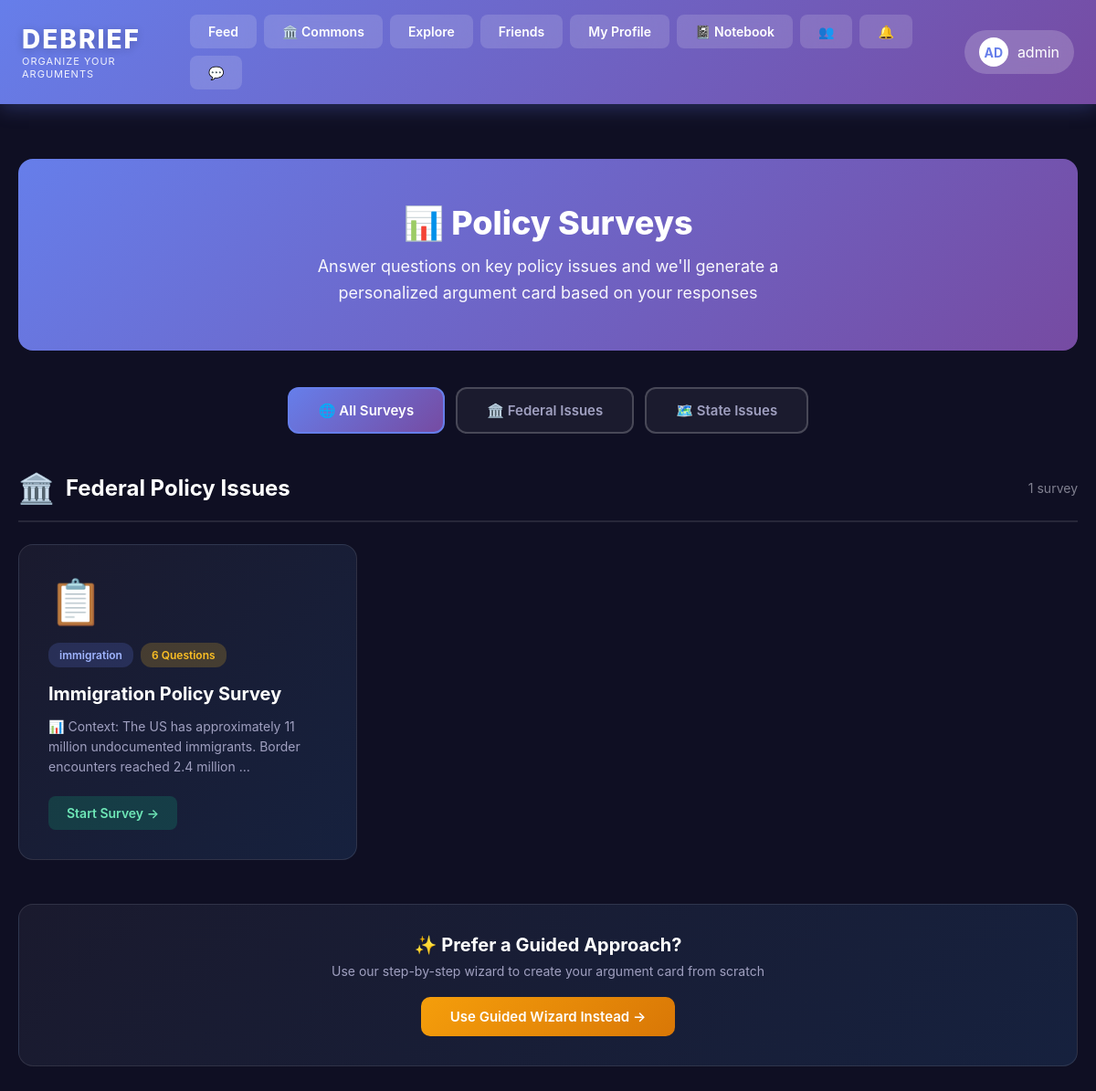
/surveys/ (signed in), run on the app's committed database.
### cards/models.py (models this page shows, shortened)
class TopicSurvey(models.Model):
    topic = models.CharField(max_length=100, choices=Card.TOPIC_CHOICES, unique=True)
    title = models.CharField(max_length=200)
    description = models.TextField(help_text='Context or stats about this topic')
    created_at = models.DateTimeField(auto_now_add=True)
    updated_at = models.DateTimeField(auto_now=True)
    is_active = models.BooleanField(default=True)

### cards/views.py (the view)
# urls.py: path('surveys/', views.survey_list, name='survey_list'),
@login_required
def survey_list(request):
    scope_filter = request.GET.get('scope', '')
    surveys = TopicSurvey.objects.filter(is_active=True).prefetch_related('questions')
    federal_topics = ['immigration', 'foreign_policy', 'defense', 'healthcare', 'tax_policy',
                      'social_security', 'gun_control', 'trade', 'climate_change']
    state_topics = ['education', 'criminal_justice', 'drug_policy', 'voting_rights',
                    'housing', 'transportation', 'abortion']
    if scope_filter == 'federal':
        surveys = surveys.filter(topic__in=federal_topics)
    elif scope_filter == 'state':
        surveys = surveys.filter(topic__in=state_topics)
    federal_surveys = surveys.filter(topic__in=federal_topics)
    state_surveys = surveys.filter(topic__in=state_topics)
    context = {
        'surveys': surveys,
        'federal_surveys': federal_surveys,
        'state_surveys': state_surveys,
        'scope_filter': scope_filter,
    }
    return render(request, 'cards/survey_list.html', context)

### cards/templates/cards/survey_list.html (shortened to what this page needs)
{% extends 'cards/base.html' %}
{% block content %}
<div class="surveys-container">
    <div class="surveys-header">
        <h1 class="header-title">📊 Policy Surveys</h1>
        <p class="header-subtitle">
            Answer questions on key policy issues and we'll generate a personalized argument card based on your responses
        </p>
    </div>
    <div class="scope-tabs">
        <a href="{% url 'survey_list' %}" class="scope-tab {% if not scope_filter %}active{% endif %}">
            🌐 All Surveys
        </a>
        <a href="?scope=federal" class="scope-tab {% if scope_filter == 'federal' %}active{% endif %}">
            🏛️ Federal Issues
        </a>
        <a href="?scope=state" class="scope-tab {% if scope_filter == 'state' %}active{% endif %}">
            🗺️ State Issues
        </a>
    </div>
    {% if not scope_filter %}
    {% if federal_surveys %}
    <div class="scope-section">
        <div class="section-header">
            <span class="section-icon">🏛️</span>
            <h2 class="section-title">Federal Policy Issues</h2>
            <span class="section-subtitle">{{ federal_surveys.count }} survey{{ federal_surveys.count|pluralize }}</span>
        </div>
        <div class="surveys-grid">
            {% for survey in federal_surveys %}
            <a href="{% url 'topic_survey' survey.topic %}" class="survey-card">
                <div class="survey-icon">📋</div>
                <div class="survey-badges">
                    <span class="survey-badge badge-topic">{{ survey.get_topic_display }}</span>
                    <span class="survey-badge badge-questions">{{ survey.questions.count }} Questions</span>
                </div>
                <h3 class="survey-title">{{ survey.title }}</h3>
                <p class="survey-description">{{ survey.description|truncatewords:15 }}</p>
                <span class="survey-action">Start Survey →</span>
            </a>
            {% endfor %}
        </div>
    </div>
    {% endif %}
    {% endif %}
    <div class="alternative-section">
        <h2 class="alt-title">✨ Prefer a Guided Approach?</h2>
        <p class="alt-description">
            Use our step-by-step wizard to create your argument card from scratch
        </p>
        <a href="{% url 'create_card_wizard' %}" class="alt-btn">
            Use Guided Wizard Instead →
        </a>
    </div>
</div>
{% endblock %}

### cards/templates/cards/base.html (shortened to what this page needs)
<!DOCTYPE html>
<html lang="en">
<head>
</head>
<body>
    <nav class="navbar">
        <div class="logo-container">
            <div>
                <a href="/" class="logo">DEBRIEF</a>
                <div class="logo-tagline">Organize Your Arguments</div>
            </div>
        </div>
        <div class="nav-tabs">
            <a href="/" class="nav-tab {% block nav_feed %}{% endblock %}">Feed</a>
            <a href="{% url 'commons' %}" class="nav-tab">🏛️ Commons</a>
            <a href="{% url 'explore' %}" class="nav-tab {% block nav_explore %}{% endblock %}">Explore</a>
            {% if user.is_authenticated %}
            <a href="{% url 'friends_feed' %}" class="nav-tab {% block nav_friends %}{% endblock %}">Friends</a>
            <a href="{% url 'user_dashboard' %}" class="nav-tab {% block nav_dashboard %}{% endblock %}">My Profile</a>
            <a href="{% url 'notebook' %}" class="nav-tab">📓 Notebook</a>
            <a href="{% url 'friend_requests' %}" class="nav-tab" style="position: relative;">
                👥
            </a>
            <a href="{% url 'notifications' %}" class="nav-tab {% block nav_notifications %}{% endblock %}" style="position: relative;">
                🔔
            </a>
            <a href="{% url 'conversations_list' %}" class="nav-tab {% block nav_messages %}{% endblock %}" style="position: relative;">
                💬
            </a>
            {% endif %}
        </div>
        {% if user.is_authenticated %}
        <div class="user-badge">
            <div class="user-avatar">{{ user.username|slice:":2"|upper }}</div>
            <span>{{ user.username }}</span>
        </div>
        {% else %}
        <div style="display: flex; gap: 8px;">
            <a href="{% url 'account_login' %}" class="nav-tab">Login</a>
            <a href="{% url 'account_signup' %}" class="nav-tab">Sign Up</a>
        </div>
        {% endif %}
    </nav>
    {% block content %}{% endblock %}
</body>
</html>

### data on the page
TopicSurvey: topic "immigration", questions.count "6", title "Immigration Policy Survey", description "📊 Context: The US has approximately 11 million undocumented immigrants. Border encounters reached 2.4 million …"

### other printed values
{{ user.username|slice:":2"|upper }} "AD"
{{ user.username }} "admin"
{{ federal_surveys.count }} "1"
